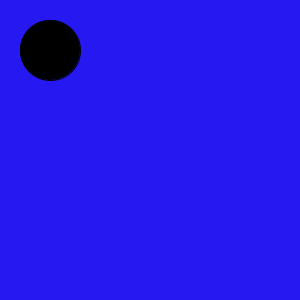
Frame 1 (no input)
Frame 60 (the mouse pressed at the canvas centre just before this capture): identical to frame 1, image omitted
Frame 120 (the mouse held since frame 60 and released just before this capture): identical to frame 1, image omitted

The Processing sketch that drew this single still picture (run headless with seeded random() and noise(); from frame 60 on, the mouse is pressed at the canvas centre):

// Processing sketch: processing_137000
// ── processing_137000.pde

int x = 50;
int y = 50;
 
void setup (){
 size (300,300);
}
void draw( ){
    background(#2518F0);
    fill (#C3F20C, 0, 0);
    ellipse(x,y,60,60);                                  
}
 
void keyPressed( ){
    if(keyCode == UP||key== UP){
        y--;
    }else if(keyCode == DOWN||key== DOWN){
        y++;
    }else if(keyCode == LEFT||key== LEFT){
        x--;
    }else if(keyCode == RIGHT||key== RIGHT){
        x++;
    }
}
